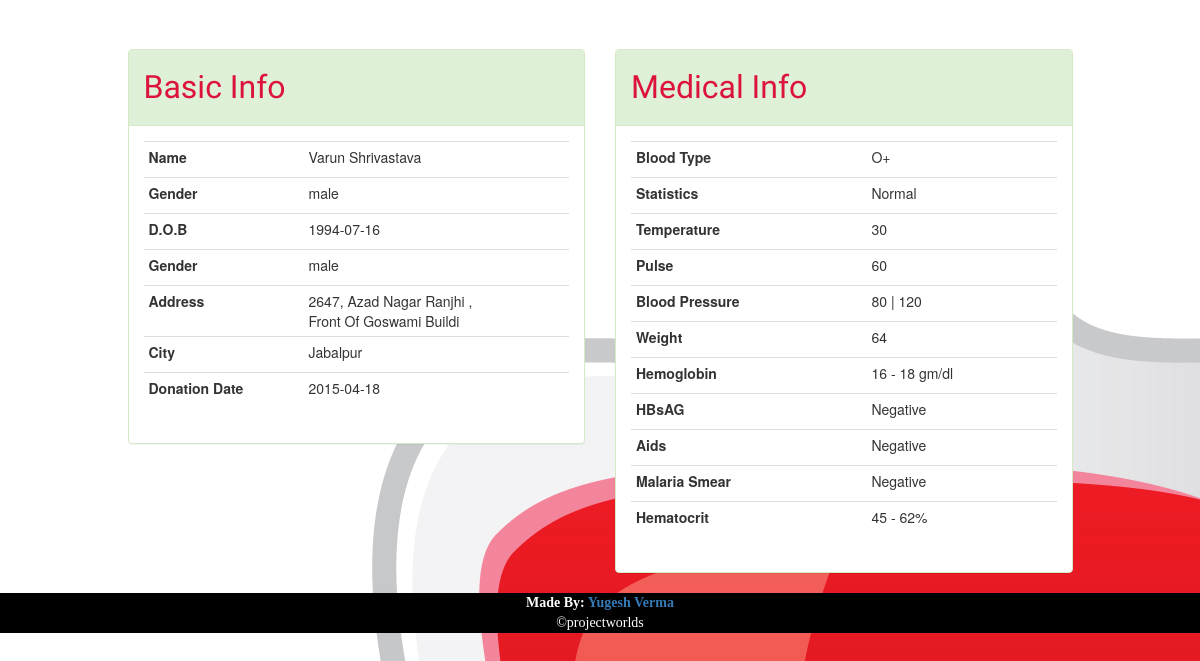
/profile.php?id=30, run on the app's committed database.
### tables this page shows
CREATE TABLE IF NOT EXISTS `donors` (
  `id` int(11) NOT NULL AUTO_INCREMENT,
  `fname` varchar(45) NOT NULL,
  `mname` varchar(30) DEFAULT NULL,
  `lname` varchar(45) NOT NULL,
  `sex` varchar(10) NOT NULL,
  `b_type` varchar(2) NOT NULL,
  `bday` date NOT NULL,
  `h_address` varchar(50) NOT NULL,
  `city` varchar(30) NOT NULL,
  `don_date` date NOT NULL,
  `stats` text NOT NULL,
  `temp` varchar(10) NOT NULL,
  `pulse` varchar(10) NOT NULL,
  `bp` varchar(10) NOT NULL,
  `weight` int(11) NOT NULL,
  `hemoglobin` varchar(25) NOT NULL,
  `hbsag` varchar(10) NOT NULL,
  `aids` varchar(15) NOT NULL,
  `malaria_smear` varchar(20) NOT NULL,
  `hematocrit` varchar(15) NOT NULL,
  `phone` varchar(10) DEFAULT NULL,
  `mobile` varchar(11) NOT NULL,
  PRIMARY KEY (`id`)
);

### php/DBConnect.php (called while the page is built, shortened)
<?php
class DBConnect {
    private $db = NULL;
    public function __construct() {
        $dsn = 'mysql:dbname=' . self::DB_NAME . ';host=' . self::DB_SERVER;
        try {
            $this->db = new PDO($dsn, self::DB_USER, self::DB_PASSWORD);
        } catch (PDOException $e) {
            throw new Exception('Connection failed: ' .
            $e->getMessage());
        }
        return $this->db;
    }
    public function getDonorProfileById($id){
        $stmt = $this->db->prepare("SELECT * FROM donors WHERE id=?");
        $stmt->execute([$id]);
        return $stmt->fetchAll();
    }
}

### profile.php (the view, shortened to what this page needs)
<?php
$id = $_GET['id'];
require_once 'php/DBConnect.php';
$db = new DBConnect();
$donor = $db->getDonorProfileById($id);
include 'layout/_header.php';
?>
<div class="container">
    <div class="row">
        <div class="col-sm-1"></div>
        <div class="col-md-5">
            <div class="panel panel-success">
                <div class="panel-heading">
                    <h5>Basic Info</h5>
                </div>
                <div class="panel-body">
                    <table class="table table-condensed">
                        <tr>
                            <td><label>Name</label></td>
                            <td><?= $donor[0]['fname']." ".$donor[0]['mname']." ".$donor[0]['lname']; ?></td>
                        </tr>
                        <tr>
                            <td><label>Gender</label></td>
                            <td><?= $donor[0]['sex']; ?></td>
                        </tr>
                        <tr>
                            <td><label>D.O.B</label></td>
                            <td><?= $donor[0]['bday']; ?></td>
                        </tr>
                        <tr>
                            <td><label> Gender </label></td>
                            <td><?= $donor[0]['sex']; ?></td>
                        </tr>
                        <tr>
                            <td><label> Address </label></td>
                            <td><?= wordwrap($donor[0]['h_address'], 26, '<br>'); ?></td>
                        </tr>
                        <tr>
                            <td><label> City </label></td>
                            <td><?= $donor[0]['city']; ?></td>
                        </tr>
                        <tr>
                            <td><label> Donation Date </label></td>
                            <td><?= $donor[0]['don_date']; ?></td>
                        </tr>
                    </table>
                </div>
            </div>
        </div>
        <div class="col-md-5">
            <div class="panel panel-success">
                <div class="panel-heading">
                    <h5>Medical Info</h5>
                </div>
                <div class="panel-body">
                    <table class="table table-condensed">
                        <tr>
                            <td><label>Blood Type</label></td>
                            <td><?= $donor[0]['b_type']; ?></td>
                        </tr>
                        <tr>
                            <td><label>Statistics</label></td>
                            <td><?= $donor[0]['stats']; ?></td>
                        </tr>
                        <tr>
                            <td><label>Temperature</label></td>
                            <td><?= $donor[0]['temp']; ?></td>
                        </tr>
                        <tr>
                            <td><label> Pulse </label></td>
                            <td><?= $donor[0]['pulse']; ?></td>
                        </tr>
                        <tr>
                            <td><label> Blood Pressure </label></td>
                            <td><?= $donor[0]['bp']; ?></td>
                        </tr>
                        <tr>
                            <td><label> Weight </label></td>
                            <td><?= $donor[0]['weight']; ?></td>
                        </tr>
                        <tr>
                            <td><label> Hemoglobin </label></td>
                            <td><?= $donor[0]['hemoglobin']; ?></td>
                        </tr>
                        <tr>
                            <td><label> HBsAG </label></td>
                            <td><?= $donor[0]['hbsag']; ?></td>
                        </tr>
                        <tr>
                            <td><label> Aids </label></td>
                            <td><?= $donor[0]['aids']; ?></td>
                        </tr>
                        <tr>
                            <td><label> Malaria Smear </label></td>
                            <td><?= $donor[0]['malaria_smear']; ?></td>
                        </tr>
                        <tr>
                            <td><label> Hematocrit </label></td>
                            <td><?= $donor[0]['hematocrit']; ?></td>
                        </tr>
                    </table>
                </div>
            </div>
        </div>
        <div class="col-sm-1"></div>
    </div>
</div>
<?php include 'layout/_footer.php'; ?>

### css/mystyle.css (style rules this page uses)
body { padding-top: 3.5em; background-image: url("../assets/bg_image.jpg"); }
h5 { font-size: xx-large; font-family: "Cantarell",cursive; color: crimson; }

### data on the page
donors: fname "Varun", lname "Shrivastava", sex "male", bday "1994-07-16", h_address "2647, Azad Nagar Ranjhi , Front Of Goswami Buildi", city "Jabalpur", don_date "2015-04-18", b_type "O+", stats "Normal", temp "30", pulse "60", bp "80 | 120", weight "64", hemoglobin "16 - 18 gm/dl", hbsag "Negative", aids "Negative", malaria_smear "Negative", hematocrit "45 - 62%"
